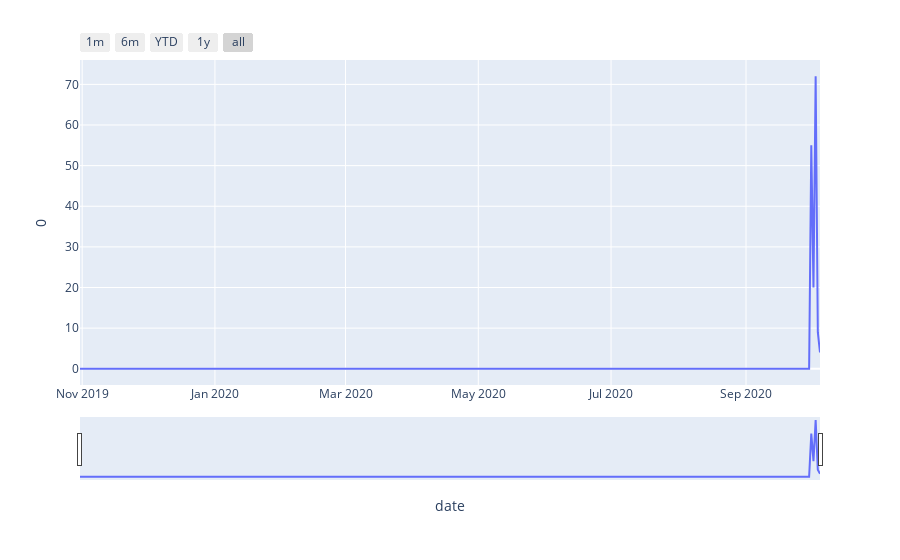

The notebook cell this image was saved under:
### Code cell
test.word_in_time('ребенок')

### Figure 1 — Plotly figure (JSON) as saved in the notebook; plotly's stock layout.template omitted (floating-point values rounded to 4 significant figures)
{"data": [{"hovertemplate": "date=%{x}<br>0=%{y}<extra></extra>", "legendgroup": "", "line": {"color": "#636efa", "dash": "solid"}, "mode": "lines", "name": "", "orientation": "v", "showlegend": false, "type": "scatter", "x": ["2019-10-31T00:00:00", "2020-01-10T00:00:00", "2020-08-25T00:00:00", "2020-08-31T00:00:00", "2020-09-18T00:00:00", "2020-09-21T00:00:00", "2020-09-23T00:00:00", "2020-09-24T00:00:00", "2020-09-26T00:00:00", "2020-09-28T00:00:00", "2020-09-29T00:00:00", "2020-09-30T00:00:00", "2020-10-01T00:00:00", "2020-10-02T00:00:00", "2020-10-03T00:00:00", "2020-10-04T00:00:00", "2020-10-05T00:00:00"], "xaxis": "x", "y": [0, 0, 0, 0, 0, 0, 0, 0, 0, 0, 0, 0, 55, 20, 72, 9, 4], "yaxis": "y"}], "layout": {"legend": {"tracegroupgap": 0}, "margin": {"t": 60}, "xaxis": {"anchor": "y", "domain": [0, 1], "rangeselector": {"buttons": [{"count": 1, "label": "1m", "step": "month", "stepmode": "backward"}, {"count": 6, "label": "6m", "step": "month", "stepmode": "backward"}, {"count": 1, "label": "YTD", "step": "year", "stepmode": "todate"}, {"count": 1, "label": "1y", "step": "year", "stepmode": "backward"}, {"step": "all"}]}, "rangeslider": {"visible": true}, "title": {"text": "date"}}, "yaxis": {"anchor": "x", "domain": [0, 1], "title": {"text": "0"}}}}
